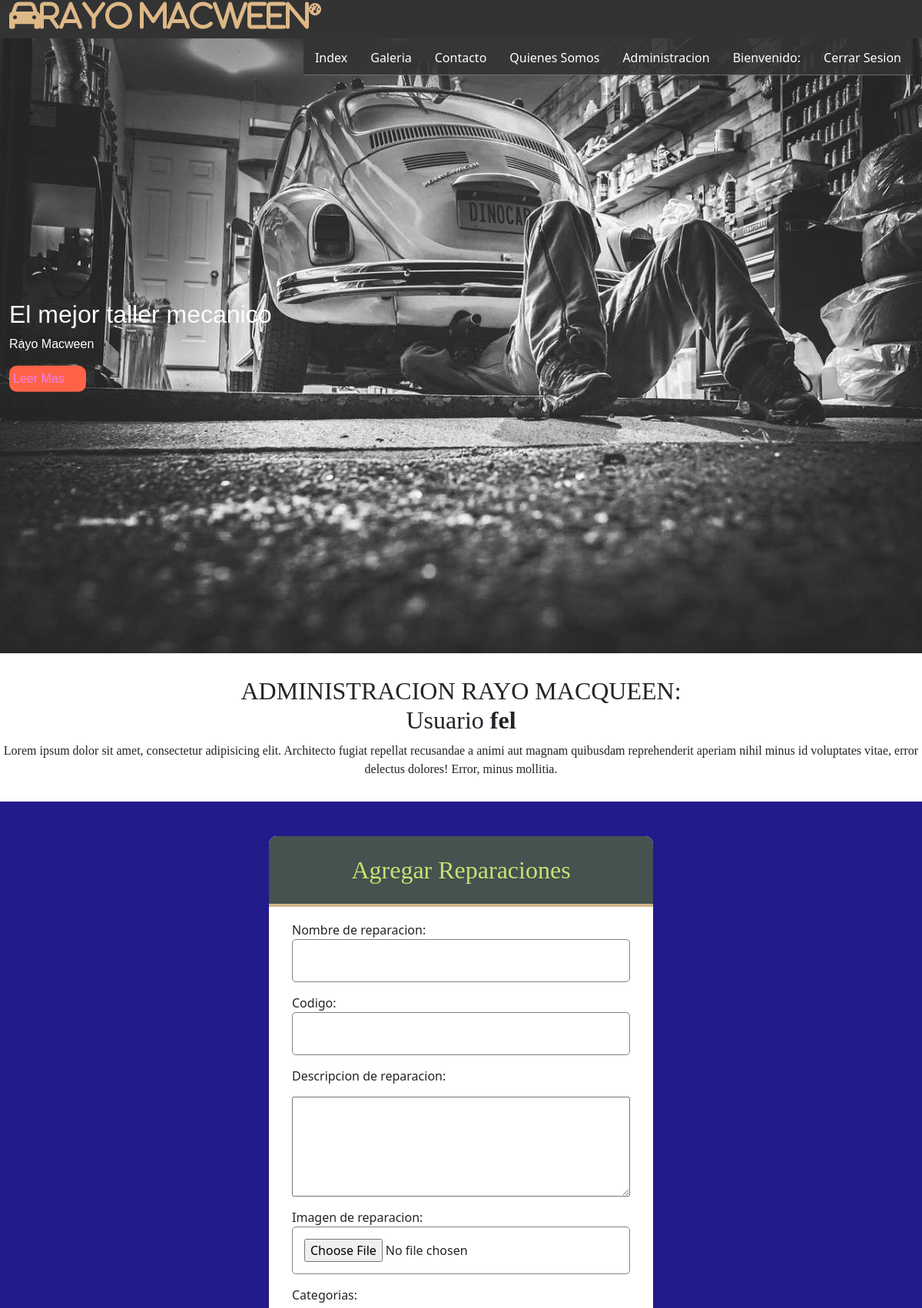
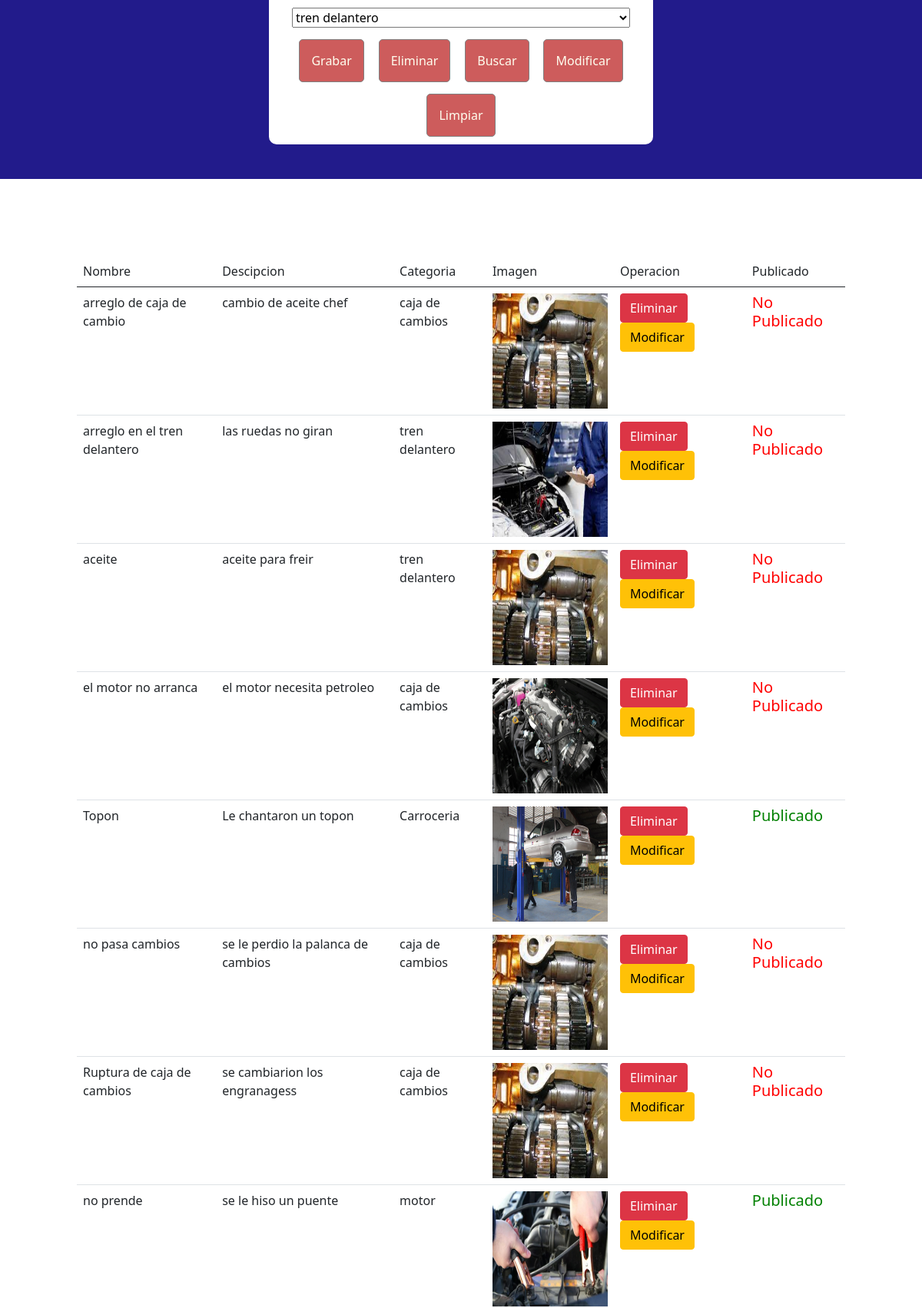
Page /formulario/ (signed in, upper part) on the committed database (2 pictures, top to bottom).
### miTaller/models.py (models this page shows, shortened)
class Reparacion(models.Model):
    nombreReparacion = models.CharField(primary_key=True,max_length=50)
    codigoReparacion = models.IntegerField()
    descripcionReparacion = models.TextField()
    imagen = models.ImageField(upload_to='taller',null=True)
    publicarReparacion =models.BooleanField(default=False)
    categoriaRep = models.ForeignKey(CategoriaReparacion, on_delete=models.CASCADE)

class CategoriaReparacion(models.Model):
    nombreCategoria = models.CharField(primary_key=True,max_length=45)
    numeroCategoria = models.IntegerField()

### miTaller/views.py (the view, shortened to what this page needs)
# urls.py: path('formulario/',formulario,name='FORMU'),
@login_required(login_url='/login/')
def formulario(request):
    categorias = CategoriaReparacion.objects.all()
    repracion = Reparacion.objects.all()
    contexto = {"categorias":categorias,"reparaciones":repracion}
    return render(request, "formulario.html",contexto)

### miTaller/templates/formulario.html (shortened to what this page needs)
{% extends "base.html" %}
{% load static %}
{% block css %}
<link rel="stylesheet" href="{% static 'css/formuario.css' %}">
<link href="https://cdn.jsdelivr.net/npm/bootstrap@5.0.2/dist/css/bootstrap.min.css" rel="stylesheet"
>
{% endblock css %}
{% block contenido %}
<section id="bienvenida">
    <h2>ADMINISTRACION RAYO MACQUEEN: <br>Usuario <b>{{user.username}} {{user.last_name}} </b></h2>
    <p>Lorem ipsum dolor sit amet, consectetur adipisicing elit. Architecto fugiat repellat recusandae a animi
        aut magnam quibusdam reprehenderit aperiam nihil minus id voluptates vitae, error delectus dolores!
        Error, minus mollitia.</p>
</section>
<section id="formulario">
    <form class="form-registro" id="formu" action="{% url 'FORMU' %}" method="POST" enctype="multipart/form-data">
        <h2 class="form-titulo">Agregar Reparaciones</h2>
        <div class="contenedor-imp">
            <label for="names">Nombre de reparacion:</label>
            <input class="col-100" type="text" name="txtNombre" id="txtNombre">
            <label for="names" style="margin-top: 15px;">Codigo:</label>
            <input class="col-100" type="number" name="txtCodigo" id="txtCodigo">
            <label for="names" style="margin-top: 15px;">Descripcion de reparacion:</label>
            <textarea class="col-100" style="margin-top: 15px; padding: 40px;" name="txtDescripcion" id="txtDescripcion"></textarea>
            <label for="names" style="margin-top: 15px;">Imagen de reparacion:</label>
            <input class="col-100" type="file" name="txtImagen" id="txtImagen">
            <label for="names" style="margin-top: 15px;">Categorias:</label>
            <select class="col-100" style="margin-top: 15px;" name="cboCategoria" id="cboCategoria">
                {% for item in categorias %}
                <option value="{{item.nombreCategoria}}">{{item.nombreCategoria}}</option>
                {% endfor %}
            </select>
            <input class="btn-enviar" type="submit" value="Grabar">
            <input class="btn-enviar" type="submit" value="Eliminar">
            <input class="btn-enviar" type="submit" value="Buscar">
            <input class="btn-enviar" type="submit" value="Modificar">
            <input class="btn-enviar" type="reset" value="Limpiar">
        </div>
    </form>
</section>
<section>
    <div id="listado" style="margin:100px;">
        <table class="table">
            <thead>
                <tr>
                    <td>Nombre</td>
                    <td>Descipcion</td>
                    <td>Categoria</td>
                    <td>Imagen</td>
                    <td>Operacion</td>
                    <td>Publicado</td>
                </tr>
            </thead>
            <tbody>
                {% for reg in reparaciones %}
                <tr>
                    <td>{{reg.nombreReparacion}}</td>
                    <td>{{reg.descripcionReparacion}}</td>
                    <td>{{reg.categoriaRep.nombreCategoria}}</td>
                    <td>
                        <img src="{{reg.imagen.url}}" width="150px" height="150px">
                    </td>
                    <td>
                        <button type="button" class="btn btn-danger"
                            onclick="eliminar('{{reg.nombreReparacion}}')">Eliminar</button>
                        <button type="button" class="btn btn-warning"
                            onclick="modificar('{{reg.nombreReparacion}}')">Modificar</button>
                    </td>
                    <td>
                        {% if  reg.publicarReparacion %}
                        <div style="color: green"><h5>Publicado</h5></div>
                        {% else %}
                            <div style="color: red;"><h5>No Publicado</h5></div>
                        {% endif %}
                    </td>
                </tr>
                {% endfor %}
            </tbody>
        </table>
    </div>
</section>
{% endblock contenido %}

### miTaller/static/css/estilo.css (style rules this page uses)
* { margin: 0; padding: 0; box-sizing: border-box; }
section { width: 100%; margin-bottom: 30px; }
#bienvenida { text-align: center; font-family: cursive; }

### miTaller/static/css/formuario.css (style rules this page uses)
#formulario { background: rgb(34, 27, 139); padding: 45px; }
.form-titulo { background: rgb(69, 82, 80); color: rgb(200, 226, 114); padding: 25px; text-align: center; font-family: cursive; border-top-left-radius: 10px; border-top-right-radius: 10px; border-bottom: solid 4px tan; }
.form-registro { width: 95%; max-width: 500px; margin: auto; background: white; border-radius: 10px ; }
.contenedor-imp { padding: 10px 30px; display: flex; flex-wrap: wrap; justify-content: space-between; }
input { padding: 15px; margin-top: 10px; border-radius: 5px; border: solid 1px gray }
.col-100 { width: 100%; }
.btn-enviar { background: indianred; color: ivory; margin:auto; margin-top: 15px; cursor: pointer; }

### rows in the picture
Reparacion: nombreReparacion "arreglo de caja de cambio", descripcionReparacion "cambio de aceite chef", categoriaRep.nombreCategoria "caja de cambios", imagen (picture), publicarReparacion "No Publicado"
Reparacion: nombreReparacion "arreglo en el tren delantero", descripcionReparacion "las ruedas no giran", categoriaRep.nombreCategoria "tren delantero", imagen (picture), publicarReparacion "No Publicado"
Reparacion: nombreReparacion "aceite", descripcionReparacion "aceite para freir", categoriaRep.nombreCategoria "tren delantero", imagen (picture), publicarReparacion "No Publicado"
Reparacion: nombreReparacion "el motor no arranca", descripcionReparacion "el motor necesita petroleo", categoriaRep.nombreCategoria "caja de cambios", imagen (picture), publicarReparacion "No Publicado"
Reparacion: nombreReparacion "Topon", descripcionReparacion "Le chantaron un topon", categoriaRep.nombreCategoria "Carroceria", imagen (picture), publicarReparacion "Publicado"
Reparacion: nombreReparacion "no pasa cambios", descripcionReparacion "se le perdio la palanca de cambios", categoriaRep.nombreCategoria "caja de cambios", imagen (picture), publicarReparacion "No Publicado"
Reparacion: nombreReparacion "Ruptura de caja de cambios", descripcionReparacion "se cambiarion los engranagess", categoriaRep.nombreCategoria "caja de cambios", imagen (picture), publicarReparacion "No Publicado"
Reparacion: nombreReparacion "no prende", descripcionReparacion "se le hiso un puente", categoriaRep.nombreCategoria "motor", imagen (picture), publicarReparacion "Publicado"

### other values in the picture
{{ user.username }} "fel"
form field cboCategoria "tren delantero"
